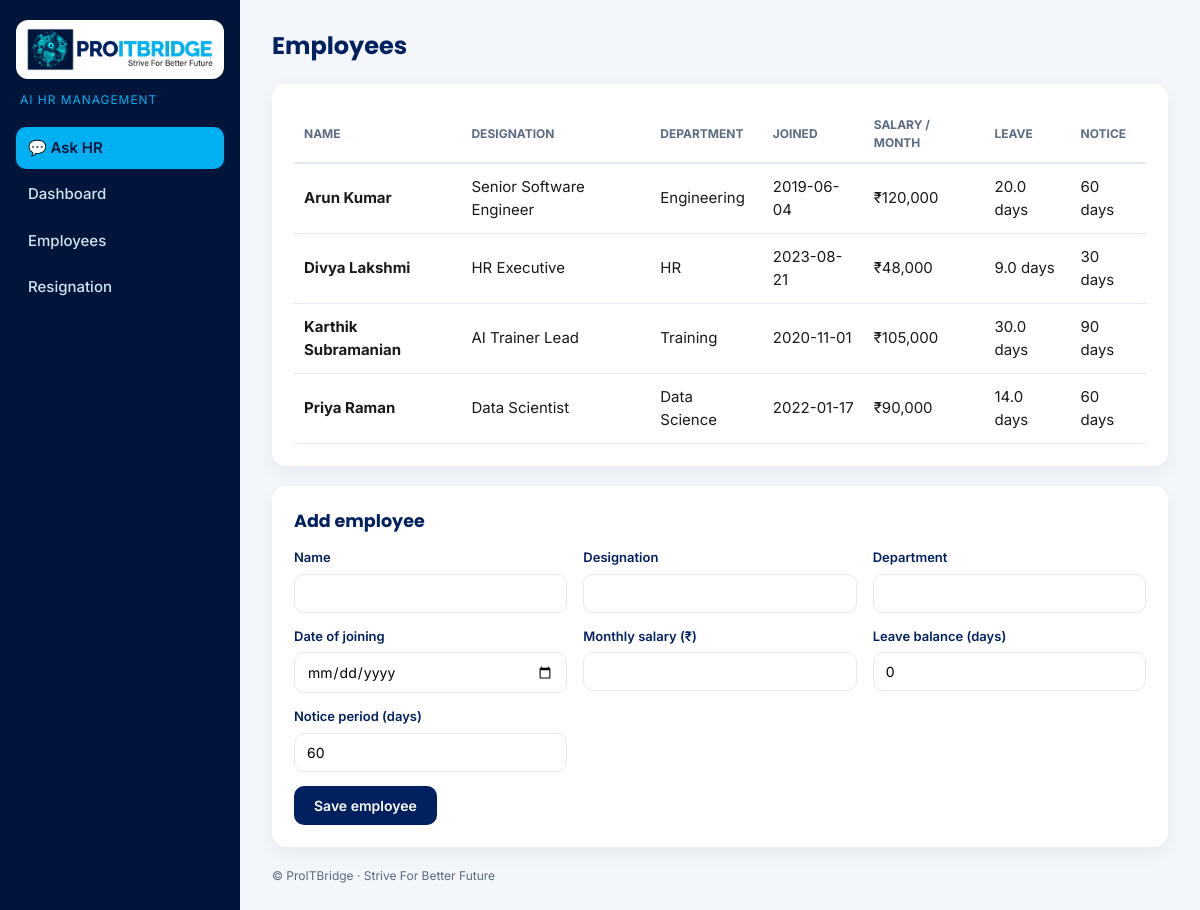
The page /employees on the database its author committed.
### tables this page shows
CREATE TABLE employees (
                id INTEGER PRIMARY KEY AUTOINCREMENT,
                name TEXT, designation TEXT, department TEXT,
                date_of_joining TEXT, monthly_salary REAL,
                leave_balance REAL, notice_period_days INTEGER
            );

### main.py (the view)
@app.get("/employees")
def employees_page(request: Request):
    return templates.TemplateResponse(request, "employees.html", {"employees": database.get_employees()})

### templates/employees.html
{% extends "base.html" %}
{% block heading %}Employees{% endblock %}
{% block content %}
<div class="card">
  <table class="table">
    <tr><th>Name</th><th>Designation</th><th>Department</th><th>Joined</th><th>Salary / month</th><th>Leave</th><th>Notice</th></tr>
    {% for e in employees %}
    <tr>
      <td><b>{{ e.name }}</b></td>
      <td>{{ e.designation }}</td>
      <td>{{ e.department }}</td>
      <td>{{ e.date_of_joining }}</td>
      <td>₹{{ "{:,.0f}".format(e.monthly_salary) }}</td>
      <td>{{ e.leave_balance }} days</td>
      <td>{{ e.notice_period_days }} days</td>
    </tr>
    {% endfor %}
  </table>
</div>
<form class="card form" method="post" action="/employees">
  <h3>Add employee</h3>
  <div class="grid">
    <label>Name<input name="name" required></label>
    <label>Designation<input name="designation" required></label>
    <label>Department<input name="department" required></label>
    <label>Date of joining<input name="date_of_joining" type="date" required></label>
    <label>Monthly salary (₹)<input name="monthly_salary" type="number" min="1" required></label>
    <label>Leave balance (days)<input name="leave_balance" type="number" min="0" value="0"></label>
    <label>Notice period (days)<input name="notice_period_days" type="number" min="0" value="60"></label>
  </div>
  <button class="btn" type="submit">Save employee</button>
</form>
{% endblock %}

### static/style.css (style rules this page uses)
:root { --navy: #002060; --cyan: #00b0f0; --deep: #01153a; --ink: #1a1a1a; --cyan-soft: #e6f7fe; --muted: #5b6b82; --line: #e3eaf3; --bg: #f3f7fb; }
* { box-sizing: border-box; }
body { margin: 0; font-family: Inter, sans-serif; color: var(--ink); background: var(--bg); font-size: 15px; line-height: 1.5; }
h1, h2, h3 { font-family: Poppins, sans-serif; color: var(--navy); margin: 0 0 14px; }
.card { background: white; border-radius: 14px; padding: 22px; box-shadow: 0 6px 20px rgba(1, 21, 58, .06); }
.table { width: 100%; border-collapse: collapse; }
.table th { text-align: left; font-size: 12px; text-transform: uppercase; color: var(--muted); padding: 10px; border-bottom: 2px solid var(--line); }
.table td { padding: 12px 10px; border-bottom: 1px solid var(--line); }
.form label { display: flex; flex-direction: column; gap: 6px; font-size: 13px; font-weight: 600; color: var(--navy); margin-bottom: 14px; }
.form input, .form select, .form textarea { font: 14px Inter, sans-serif; padding: 10px 12px; border: 1px solid var(--line); border-radius: 10px; }
.grid { display: grid; grid-template-columns: repeat(auto-fit, minmax(220px, 1fr)); gap: 0 16px; }
.btn { background: var(--navy); color: white; border: 0; padding: 11px 20px; border-radius: 10px; font: 600 14px Inter, sans-serif; cursor: pointer; }

### rows shown on the page
employees: name "Arun Kumar", designation "Senior Software Engineer", department "Engineering", date_of_joining "2019-06-04", monthly_salary "120,000", leave_balance "20.0", notice_period_days "60"
employees: name "Divya Lakshmi", designation "HR Executive", department "HR", date_of_joining "2023-08-21", monthly_salary "48,000", leave_balance "9.0", notice_period_days "30"
employees: name "Karthik Subramanian", designation "AI Trainer Lead", department "Training", date_of_joining "2020-11-01", monthly_salary "105,000", leave_balance "30.0", notice_period_days "90"
employees: name "Priya Raman", designation "Data Scientist", department "Data Science", date_of_joining "2022-01-17", monthly_salary "90,000", leave_balance "14.0", notice_period_days "60"
